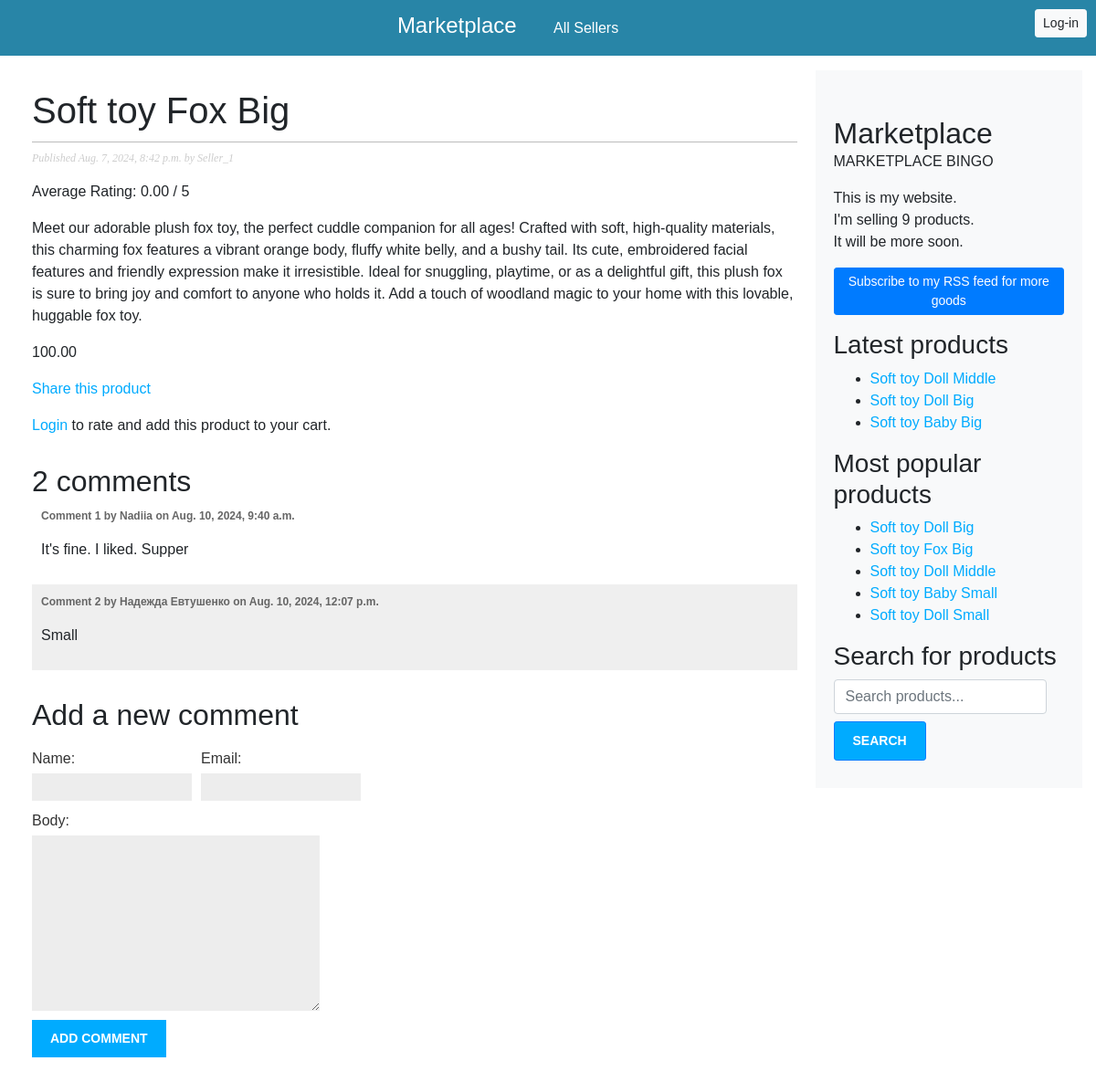
The page /2024/8/7/soft-toy-fox-big/ on the database its author committed.
### marketplace/models.py (models this page shows, shortened)
class Product(models.Model):
    class Status(models.TextChoices):
        DRAFT = 'DF', 'Draft'
        PUBLISHED = 'PB', 'Published'
    title = models.CharField(max_length=250)
    slug = models.SlugField(max_length=250, unique_for_date='publish')
    price = models.DecimalField(max_digits=10, decimal_places=2)
    seller = models.ForeignKey(
        settings.AUTH_USER_MODEL,
        on_delete=models.CASCADE,
        related_name='marketplace_posts'
    )
    description = models.TextField()
    publish = models.DateTimeField(default=timezone.now)
    created = models.DateTimeField(auto_now_add=True)
    updated = models.DateTimeField(auto_now=True)
    status = models.CharField(
        max_length=2,
        choices=Status.choices,
        default=Status.DRAFT
    )
    average_rating = models.DecimalField(max_digits=3, decimal_places=2, default=0)
    objects = models.Manager()  # The default manager.
    published = PublishedManager()  # Our custom manager.
    tags = TaggableManager()
    class Meta:
        ordering = ['-publish']
        indexes = [
            models.Index(fields=['-publish']),
        ]
    def get_absolute_url(self):
        return reverse('marketplace:product_detail',
                       args=[
                           self.publish.year,
                           self.publish.month,
                           self.publish.day,
                           self.slug]
                       )
    def get_average_rating(self):
        return self.average_rating or 0

class Comment(models.Model):
    product = models.ForeignKey(
        Product,
        on_delete=models.CASCADE,
        related_name='comments'
    )
    name = models.CharField(max_length=80)
    email = models.EmailField()
    body = models.TextField()
    created = models.DateTimeField(auto_now_add=True)
    updated = models.DateTimeField(auto_now=True)
    active = models.BooleanField(default=True)
    class Meta:
        ordering = ['created']
        indexes = [
            models.Index(fields=['created']),
        ]

### marketplace/views.py (the view, shortened to what this page needs)
# urls.py: path('<int:year>/<int:month>/<int:day>/<slug:slug>/', views.product_detail, name='product_detail'),
def product_detail(request, year, month, day, slug):
    product = get_object_or_404(
        Product,
        status=Product.Status.PUBLISHED,
        slug=slug,
        publish__year=year,
        publish__month=month,
        publish__day=day)
    average_rating = product.get_average_rating()
    comments = product.comments.filter(active=True)
    form = CommentForm()
    rating_form = None
    user_rating = None
    return render(
        request,
        'marketplace/product/detail.html',
        {
            'product': product,
            'comments': comments,
            'form': form,
            'rating_form': rating_form,
            'user_rating': user_rating,
            'average_rating': average_rating,
        }
    )

### marketplace/forms.py
class CommentForm(forms.ModelForm):
    class Meta:
        model = Comment
        fields = ['name', 'email', 'body']

### marketplace/models.py (called while the page is built)
    def get_queryset(self):
        return (
            super().get_queryset().filter(status=Product.Status.PUBLISHED)
        )

### marketplace/templatetags/marketplace_tags.py (called while the page is built)
@register.simple_tag
def total_products():
    return Product.published.count()

@register.inclusion_tag('marketplace/product/latest_products.html')
def show_latest_products(count=5):
    latest_products = Product.published.order_by('-publish')[:count]
    return {'latest_products': latest_products}

@register.simple_tag
def get_most_commented_products(count=5):
    return Product.published.annotate(
        total_comments=Count('comments')
    ).order_by('-total_comments')[:count]

### marketplace/templates/marketplace/product/detail.html (shortened to what this page needs)
{% extends "marketplace/base.html" %}
{% load marketplace_tags %}
{% block content %}
  <h1>{{ product.title }}</h1>
  <p class="date">
    Published {{ product.publish }} by {{ product.seller }}
  </p>
  <p>Average Rating: {{ product.average_rating|floatformat:2 }} / 5</p>
  {{ product.description|linebreaks }}
  <p>{{ product.price }}</p>
  <p>
      <a href="{% url "marketplace:product_share" product.id %}">
          Share this product
      </a>
  </p>
  {% if request.user.is_authenticated %}
    <h3>Put your rate for the product</h3>
    <form method="post" class="d-flex align-items-center">
        {% csrf_token %}
        <div class="rating-group d-flex align-items-center">
            <label class="mr-2">
                <input type="radio" name="{{ rating_form.value.name }}" value="1" {% if rating_form.value.value == '1' %}checked{% endif %}>
                1
            </label>
            <label class="mr-2">
                <input type="radio" name="{{ rating_form.value.name }}" value="2" {% if rating_form.value.value == '2' %}checked{% endif %}>
                2
            </label>
            <label class="mr-2">
                <input type="radio" name="{{ rating_form.value.name }}" value="3" {% if rating_form.value.value == '3' %}checked{% endif %}>
                3
            </label>
            <label class="mr-2">
                <input type="radio" name="{{ rating_form.value.name }}" value="4" {% if rating_form.value.value == '4' %}checked{% endif %}>
                4
            </label>
            <label class="mr-2">
                <input type="radio" name="{{ rating_form.value.name }}" value="5" {% if rating_form.value.value == '5' or rating_form.value.value == '' %}checked{% endif %}>
                5
            </label>
            <button type="submit" name="rating" class="btn btn-primary ml-2">Rate</button>
        </div>
    </form>
    {% if user_rating %}
        <p>Your current rating: {{ user_rating.value }}</p>
    {% endif %}
    <form method="post" action="{% url 'marketplace:add_to_cart' product.id %}" class="mt-3">
        {% csrf_token %}
        <button type="submit" class="btn btn-primary">Add to Cart</button>
    </form>
    <a href="{% url 'marketplace:seller_list' %}" class="btn btn-secondary mt-2">View Cart</a>
{% else %}
    <p><a href="{% url 'marketplace:login' %}">Login</a> to rate and add this product to your cart.</p>
{% endif %}
  {% with comments.count as total_comments %}
    <h2>{{ total_comments }} comment{{ total_comments|pluralize }}</h2>
  {% endwith %}
  {% for comment in comments %}
    <div class="comment">
      <p class="info">
        Comment {{ forloop.counter }} by {{ comment.name }} on {{ comment.created }}
      </p>
      {{ comment.body|linebreaks }}
    </div>
  {% empty %}
    <p>There are no comments yet.</p>
  {% endfor %}
  {% include "marketplace/product/includes/comment_form.html" %}
{% endblock %}

### marketplace/templates/marketplace/base.html (shortened to what this page needs)
{% load marketplace_tags %}
{% load static %}
<!DOCTYPE html>
<html lang="en">
<head>
    <link href="https://stackpath.bootstrapcdn.com/bootstrap/4.5.2/css/bootstrap.min.css" rel="stylesheet">
    <link href="{% static 'css/marketplace.css' %}" rel="stylesheet">
</head>
<body>
    <div id="header" class="container-fluid">
        <span class="logo">
            <a href="{% url 'marketplace:product_list' %}">Marketplace</a>
        </span>
        <div class="nav">
            <a href="{% url 'marketplace:seller_list' %}" class="nav-link">All Sellers</a>
        </div>
        {% if request.user.is_authenticated %}
            <span class="user float-right">
                Hello {{ request.user.first_name|default:request.user.username }},
                <form action="{% url "marketplace:logout" %}" method="post" class="d-inline">
                    <button type="submit" class="btn btn-sm btn-light">Logout</button>
                    {% csrf_token %}
                </form>
            </span>
        {% else %}
            <a href="{% url 'marketplace:login' %}" class="btn btn-sm btn-light float-right">Log-in</a>
        {% endif %}
    </div>
    <div id="container" class="container-fluid mt-3">
        <div id="content" class="col-md-9">
            {% block content %}
            {% endblock %}
        </div>
        <div id="sidebar" class="col-md-3">
            <h2>Marketplace</h2>
            <p>MARKETPLACE BINGO</p>
            <p>
                This is my website.<br>
                I'm selling {% total_products %} products.<br>
                It will be more soon.
            </p>
            <p>
                <a href="{% url "marketplace:product_feed" %}" class="btn btn-primary btn-sm">
                    Subscribe to my RSS feed for more goods
                </a>
            </p>
            <h3>Latest products</h3>
            {% show_latest_products 3 %}
            <h3>Most popular products</h3>
            {% get_most_commented_products as most_commented_products %}
            <ul>
                {% for product in most_commented_products %}
                <li>
                    <a href="{{ product.get_absolute_url }}">{{ product.title }}</a>
                </li>
                {% endfor %}
            </ul>
            <h3>Search for products</h3>
            <form method="get" action="{% url 'marketplace:product_search' %}" class="form-inline">
                <input type="text" name="query" placeholder="Search products..." class="form-control mb-2 mr-sm-2">
                <input type="submit" value="Search" class="btn btn-sm btn-primary">
            </form>
        </div>
    </div>
</body>
</html>

### marketplace/templates/marketplace/product/latest_products.html
<ul>
  {% for product in latest_products %}
    <li>
      <a href="{{ product.get_absolute_url }}">{{ product.title }}</a>
    </li>
  {% endfor %}
</ul>

### marketplace/static/css/marketplace.css (style rules this page uses)
body { margin:0; padding:0; font-family:helvetica, sans-serif; }
a { color:#00abff; text-decoration:none; }
h1 { font-weight:normal; border-bottom:1px solid #bbb; padding:0 0 10px 0; }
h2 { font-weight:normal; margin:30px 0 0; }
#content { float:left; width:60%; padding:0 0 0 30px; }
#sidebar { float:right; width:30%; padding:10px; background:#efefef; height:100%; }
p.date { color:#ccc; font-family: georgia, serif; font-size: 12px; font-style: italic; }
label { float:left; clear:both; color:#333; margin-bottom:4px; }
input, textarea { clear:both; float:left; margin:0 0 10px; background:#ededed; border:0; padding:6px 10px; font-size:12px; }
input[type=submit] { font-weight:bold; background:#00abff; color:#fff; padding:10px 20px; font-size:14px; text-transform:uppercase; }
.comment { padding:10px; }
.comment:nth-child(even) { background:#efefef; }
.comment .info { font-weight:bold; font-size:12px; color:#666; }

### marketplace/templates/marketplace/base.html (style rules this page uses)
#header { background-color: #2885a7; padding: 10px; color: white; text-align: center; }
#container { display: flex; flex-direction: row; }
#content { flex: 3; padding: 20px; }
#sidebar { flex: 1; padding: 20px; background-color: #f8f9fa; }
.logo a { color: white; text-decoration: none; font-size: 24px; }
.nav-link { color: white; margin-right: 15px; text-decoration: none; }
.nav { display: inline-block; margin-left: 20px; }

### rows shown on the page
Product: title "Soft toy Fox Big", publish "Aug. 7, 2024, 8:42 p.m.", seller "Seller_1", average_rating "0.00", description "Meet our adorable plush fox toy, the perfect cuddle companion for all ages! Crafted with soft, high-quality materials, this charming fox features a vibrant orange body, fluffy white belly, and a bushy tail. Its cute, embroidered facial features and friendly expression make it irresistible. Ideal for snuggling, playtime, or as a delightful gift, this plush fox is sure to bring joy and comfort to anyone who holds it. Add a touch of woodland magic to your home with this lovable, huggable fox toy.", price "100.00"
Comment: name "Nadiia", created "Aug. 10, 2024, 9:40 a.m.", body "It's fine. I liked. Supper"
Comment: name "Надежда Евтушенко", created "Aug. 10, 2024, 12:07 p.m.", body "Small"
Product: title "Soft toy Doll Middle"
Product: title "Soft toy Doll Big"
Product: title "Soft toy Baby Big"
Product: title "Soft toy Baby Small"
Product: title "Soft toy Doll Small"

### other values the page prints
{{ total_comments }} "2"
